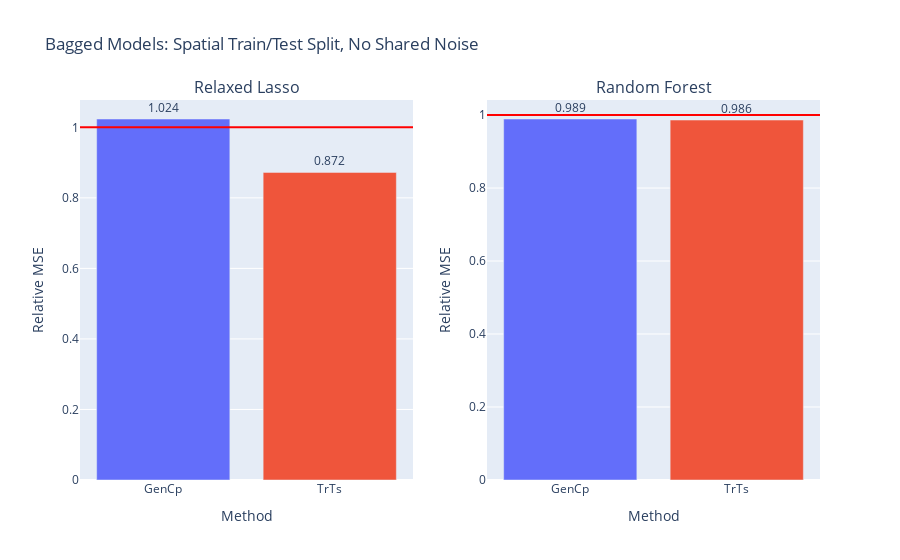

The notebook cell saved with this chart:
### Code cell
fig = make_subplots(
    rows=1, cols=len(models),
    subplot_titles=model_names)
#     subplot_titles=("Relaxed Lasso", "Depth 2 Decision Tree"))

for i, errs in enumerate(model_errs):
    risks = [err.mean() for err in errs]
    test_risk = risks[0]
    # elev_test_risk = risks[1]
    # est_risks = risks[2:]
    est_risks = risks[1:]

    df = pd.DataFrame({est_names[i]: errs[i+1] for i in np.arange(len(est_names))})

    fig.add_trace(go.Bar(
    #     x=['VRF', 'BF_WR', 'BF_FR'], 
        x = df.columns,
        y=(df).mean()/test_risk,
        marker_color=px.colors.qualitative.Plotly,
        text=np.around((df).mean()/test_risk,3),
        textposition='outside',
    #     error_y=dict(
    #         type='data',
    #         color='black',
    #         array=(df).std() / test_risk,
    # #         array=(df/test_risk).clip(upper=(df/test_risk).quantile(.95),axis=1).std(),
    # #         symmetric=False,
    # #         array=(df/test_risk).quantile(.95) - (df/test_risk).mean(),
    # #         arrayminus=(df/test_risk).mean() - (df/test_risk).quantile(.93)
    #     )
    #         array=(df).mean() + (df).std(),
    #         arrayminus=(df).mean() - (df).std())
    ), row=1, col=i+1)
    # fig.add_trace(go.Bar(
    #     name='Experimental',
    #     x=['GenCp', 'KFCV', 'SPCV'], y=(df).mean(),
    #     error_y=dict(type='data', array=[1, 2])
    # ))
    # fig.update_layout(barmode='group')
    fig.add_hline(y=1., line_color='red', row=1, col=i+1)
    # fig.add_hline(y=elev_test_risk / test_risk, line_color='gray', line_dash='dash', row=1, col=i+1)
    
    fig.update_xaxes(title_text="Method", row=1, col=i+1)
    fig.update_yaxes(title_text="Relative MSE", row=1, col=i+1)
    
# fig.update_layout(
# #     title=f"FC_\u03B4{delta}_snr{snr}_nk{noise_kernel}_nls{noise_length_scale}_nv{noise_nu}_Xk{X_kernel}_Xls{X_length_scale}_Xv{X_nu}",
#     title=title,
#     xaxis_title="Method",
#     yaxis_title="MSE",
# #     legend_title="Legend Title",
# #     font=dict(
# #         family="Courier New, monospace",
# #         size=18,
# #         color="RebeccaPurple"
# #     )
# )
# barfp = os.path.expanduser(savedir + fig.layout.title['text'] + ".jpeg")
# fig.write_image(os.path.expanduser(barfp))
fig.update_layout(title="Bagged Models: Spatial Train/Test Split, No Shared Noise", showlegend=False)
fig.show()

### Figure 1 — Plotly figure (JSON) as saved in the notebook; plotly's stock layout.template omitted (floating-point values rounded to 4 significant figures)
{"data": [{"marker": {"color": ["#636EFA", "#EF553B", "#00CC96", "#AB63FA", "#FFA15A", "#19D3F3", "#FF6692", "#B6E880", "#FF97FF", "#FECB52"]}, "text": [1.024, 0.872], "textposition": "outside", "type": "bar", "x": ["GenCp", "TrTs"], "xaxis": "x", "y": [1.024, 0.8722], "yaxis": "y"}, {"marker": {"color": ["#636EFA", "#EF553B", "#00CC96", "#AB63FA", "#FFA15A", "#19D3F3", "#FF6692", "#B6E880", "#FF97FF", "#FECB52"]}, "text": [0.989, 0.986], "textposition": "outside", "type": "bar", "x": ["GenCp", "TrTs"], "xaxis": "x2", "y": [0.9892, 0.9863], "yaxis": "y2"}], "layout": {"annotations": [{"font": {"size": 16}, "showarrow": false, "text": "Relaxed Lasso", "x": 0.225, "xanchor": "center", "xref": "paper", "y": 1, "yanchor": "bottom", "yref": "paper"}, {"font": {"size": 16}, "showarrow": false, "text": "Random Forest", "x": 0.775, "xanchor": "center", "xref": "paper", "y": 1, "yanchor": "bottom", "yref": "paper"}], "shapes": [{"line": {"color": "red"}, "type": "line", "x0": 0, "x1": 1, "xref": "x domain", "y0": 1, "y1": 1, "yref": "y"}, {"line": {"color": "red"}, "type": "line", "x0": 0, "x1": 1, "xref": "x2 domain", "y0": 1, "y1": 1, "yref": "y2"}], "showlegend": false, "title": {"text": "Bagged Models: Spatial Train/Test Split, No Shared Noise"}, "xaxis": {"anchor": "y", "domain": [0, 0.45], "title": {"text": "Method"}}, "xaxis2": {"anchor": "y2", "domain": [0.55, 1], "title": {"text": "Method"}}, "yaxis": {"anchor": "x", "domain": [0, 1], "title": {"text": "Relative MSE"}}, "yaxis2": {"anchor": "x2", "domain": [0, 1], "title": {"text": "Relative MSE"}}}}
